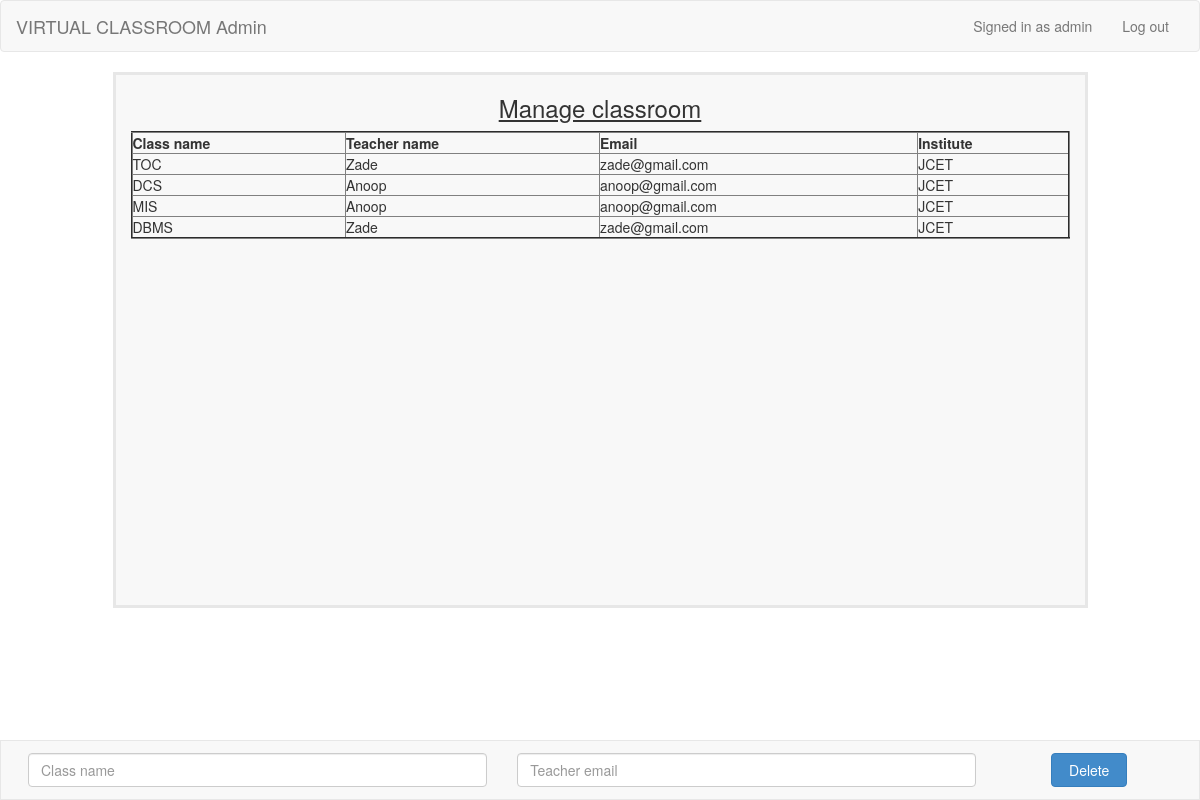
/manageclass.php (signed in), run on the app's committed database.
### tables this page shows
CREATE TABLE `teacherclass` (
  `sn` int(11) NOT NULL,
  `email` varchar(40) NOT NULL,
  `classname` varchar(40) NOT NULL,
  `uclassname` varchar(50) NOT NULL,
  `teachername` varchar(20) NOT NULL,
  `institute` varchar(70) NOT NULL
);

### manageclass.php (the view, shortened to what this page needs)
<?php
include_once 'dbconnect.php';
?>
<!DOCTYPE html>
<html>
<head>
	<link rel="stylesheet" href="css/bootstrap.min.css" type="text/css" />
</head>
<body>
<nav class="navbar navbar-default" role="navigation">
	<div class="container-fluid">
		<div class="navbar-header">
			<a class="navbar-brand" href="index.php">VIRTUAL CLASSROOM Admin</a>
		</div>
		<div class="collapse navbar-collapse" id="navbar1">
			<ul class="nav navbar-nav navbar-right">
				<?php if (isset($_SESSION['usr_id'])) { ?>
				<li><p class="navbar-text">Signed in as <?php echo $_SESSION['usr_name']; ?></p></li>
				<li><a href="logout.php">Log out</a></li>
				<?php } else { ?>
				<li><a href="index.php">Login</a></li>
				<li><a href="register.php">Sign Up</a></li>
				<?php } ?>
			</ul>
		</div>
	</div>
</nav>
<form role="form" action="<?php echo $_SERVER['PHP_SELF']; ?>" method="post" name="requeststatus">
<div class="container">
  <div class="row">
    <div class="col-sm-1">
		</div>
		<div class="col-sm-10" style="height :100%; overflow-y:scroll; border-size:2px;border-style:solid; border-color:#e7e7e7; background-color: #f8f8f8;min-height: 536px;">
      <h3 align="center"><u>Manage classroom</u></h3>
      <?php
       $result = mysqli_query($con,"SELECT * FROM teacherclass"); ?>
       <table border="2" style="width:100%">
         <thead>
           <tr>
             <th>Class name</th>
             <th>Teacher name</th>
             <th>Email</th>
             <th>Institute</th>
           </tr>
         </thead>
         <tbody>
           <?php
           while( $row = mysqli_fetch_assoc( $result ) ){
             echo "<tr><td>{$row['classname']}</td><td>{$row['teachername']}</td><td>{$row['email']}</td><td>{$row['institute']}</td></tr>\n";
           }
           ?>
         </tbody>
      </table>
		</div>
		<div class="col-sm-1" >
		</div>
	</div>
</div>
<div class="footer" style="text-align:center;">
  <div class="col-sm-5">
    <input type="text" name="classname" value="" placeholder="Class name" required class="form-control" />
  </div>
  <div class="col-sm-5">
    <input type="text" name="email" value="" placeholder="Teacher email" required class="form-control" />
  </div>
  <div class="col-sm-2">
    <input type="submit" name="delete" value="Delete" class="btn btn-primary" />
  </div>
</div>
</body>
</html>

### data on the page
teacherclass: classname "TOC", teachername "Zade", email "zade@gmail.com", institute "JCET"
teacherclass: classname "DCS", teachername "Anoop", email "anoop@gmail.com", institute "JCET"
teacherclass: classname "MIS", teachername "Anoop", email "anoop@gmail.com", institute "JCET"
teacherclass: classname "DBMS", teachername "Zade", email "zade@gmail.com", institute "JCET"

### other printed values
$_SESSION['usr_name'] "admin"
